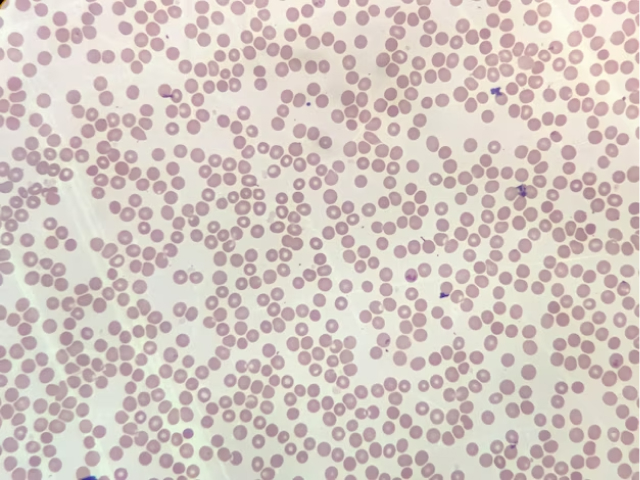
#> input picture reqImages/images/1.jpg, 640 x 480 px; its folder holds only this picture in this run
$ python testeFiltros.py
#> lines starting #> are read from the running program, lines starting #| are printed output that depends on the picture; after the words box and inside, x2 and y2 are one past the last pixel; in counts of white or black regions, pixels touching at a corner belong together
import cv2
import numpy as np
import os
import matplotlib.pyplot as plt
import time

diretorio_script = os.path.dirname(__file__)
pasta_imagens = os.path.join(diretorio_script, 'images')

try:
    imagens_arquivos = os.listdir(pasta_imagens)
except FileNotFoundError:
    raise FileNotFoundError(f"A pasta de imagens '{pasta_imagens}' não foi encontrada.")

# Lista de filtros
filtros = [
    [
        ('cvtColor', lambda img: cv2.cvtColor(img, cv2.COLOR_BGR2GRAY)),
        ('Canny', lambda img: cv2.Canny(img, 130, 130)),
    ],
    [
        ('cvtColor', lambda img: cv2.cvtColor(img, cv2.COLOR_BGR2GRAY)),
        ('Canny', lambda img: cv2.Canny(img, 130, 130)),
        ('limiar', lambda img: cv2.threshold(img, 120, 255, cv2.THRESH_BINARY)[1]),
    ],
    [
        ('cvtColor', lambda img: cv2.cvtColor(img, cv2.COLOR_BGR2GRAY)),
        ('Canny', lambda img: cv2.Canny(img, 130, 130)),
        ('limiar', lambda img: cv2.threshold(img, 100, 100, cv2.THRESH_BINARY)[1]),
    ],
    [
        ('cvtColor', lambda img: cv2.cvtColor(img, cv2.COLOR_BGR2GRAY)),
        ('Canny', lambda img: cv2.Canny(img, 130, 130)),
        ('limiar', lambda img: cv2.threshold(img, 50, 200, cv2.THRESH_BINARY)[1]),
    ],
    [
        ('cvtColor', lambda img: cv2.cvtColor(img, cv2.COLOR_BGR2GRAY)),
        ('Canny', lambda img: cv2.Canny(img, 130, 130)),
        ('limiar', lambda img: cv2.threshold(img, 200, 50, cv2.THRESH_BINARY)[1]),
    ],
]
num_filtros = len(filtros)

dados_combinacoes = []

for i, filtros_aplicar in enumerate(filtros):
    print(f'Filtros {i+1}: {filtros_aplicar}')
    # Leitura da imagem escolhida
    img = cv2.imread(os.path.join(pasta_imagens, imagens_arquivos[0]))
#> img is the input picture: shape (480, 640, 3); mean B, G, R 194, 199.9, 212.3

    if img is None:
        raise FileNotFoundError(f"Não foi possível ler a imagem: {imagens_arquivos[0]}")

    # Medindo o tempo inicial
    start_time = time.time()

    # Aplicando os filtros percorrendo a lista de filtros
    for filtro_nome, filtro in filtros_aplicar:
        print(f'Aplicando filtro {filtro_nome}')
        img = filtro(img)
#> this loop made 2 passes
#> pass 1, `img = filtro(img)`:
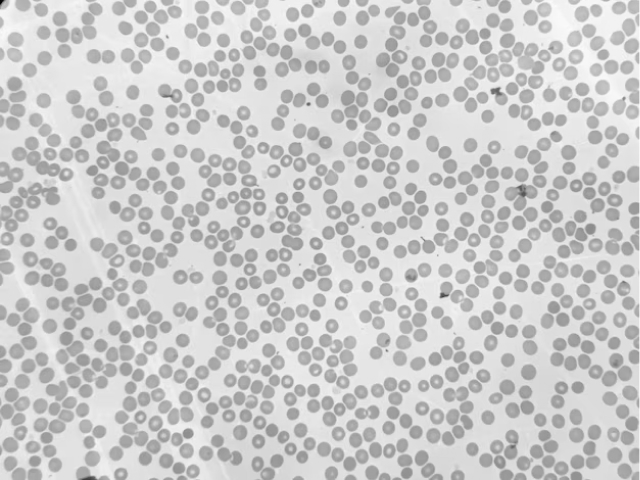
#> img: shape (480, 640); min 3, max 252, mean 202.9
#> pass 2, `img = filtro(img)`:
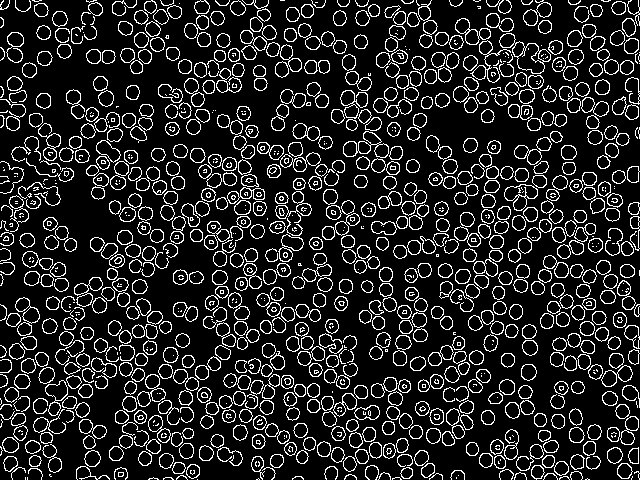
#> img: shape (480, 640); 14.3% white in thin lines or dots

    # Encontrando contornos
    countors, _ = cv2.findContours(img, cv2.RETR_EXTERNAL, cv2.CHAIN_APPROX_NONE)
#> countors = 889 contours, 249 with area under 20; largest, box (x1, y1, x2, y2) and area: (499, 33, 551, 74) 964, (343, 131, 389, 158) 608, (322, 200, 360, 240) 530, (504, 184, 538, 211) 518, (557, 223, 596, 259) 506

    # Contagem de contornos com área maior que 100
    count_up100 = 0
    for cnt in countors:
        area = cv2.contourArea(cnt)
        if area > 100:
            count_up100 += 1
            cv2.drawContours(img, cnt, -1, (255, 0, 0), 1)
#> this loop made 889 passes
#> area on passes 27, 33, 35, 36, 37, 38, 39, 41, 42, 43, 44, 45: 106, 138.5, 147.5, 179.5, 141.5, 117.5, 155, 147, 150, 157, 123, 121.5
#> after the loop, count_up100 = 627

    # Medindo o tempo final
    end_time = time.time()
    tempo_processamento = end_time - start_time

    dados_combinacoes.append({
        'filtro': filtros_aplicar,
        'num_objetos_detectados': count_up100,
        'tempo_processamento': tempo_processamento,
    })

    # Visualização dos resultados
    cv2.imshow(f'Filtros {i+1}', img)
    cv2.waitKey(0)
    cv2.destroyAllWindows()

# Identificando a combinação de filtros com maior resultado
max_combinacao = max(dados_combinacoes, key=lambda x: x['num_objetos_detectados'])
indice_maior_resultado = dados_combinacoes.index(max_combinacao)

# Exibindo informações sobre a combinação com maior resultado
print(f"Combinação com mais resultados:")
print(f" - Filtros aplicados: {max_combinacao['filtro']}")
print(f" - Número de objetos detectados: {max_combinacao['num_objetos_detectados']}")
print(f" - Tempo de processamento: {max_combinacao['tempo_processamento']} segundos")

# Criando um gráfico
fig, ax = plt.subplots()
bars = ax.bar([f'Filtros {i+1}' for i in range(num_filtros)], [d['num_objetos_detectados'] for d in dados_combinacoes], color=['red' if i == indice_maior_resultado else 'blue' for i in range(num_filtros)])

for bar, data in zip(bars, dados_combinacoes):
    height = bar.get_height()
    ax.text(bar.get_x() + bar.get_width() / 2, height, f"{data['num_objetos_detectados']}\n{data['tempo_processamento']:.2f}s", ha='center', va='bottom', color='black')

plt.xlabel('Combinação de Filtros')
plt.ylabel('Número de Objetos Detectados')
plt.title('Desempenho das Combinações de Filtros na Detecção de Objetos')
plt.show()
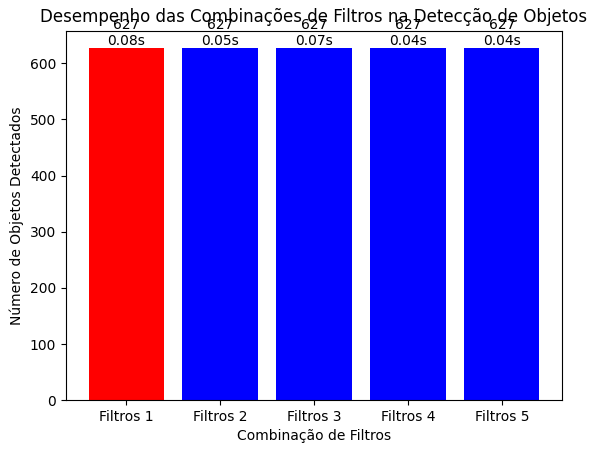
#> figure drawn by matplotlib, 1 panel
